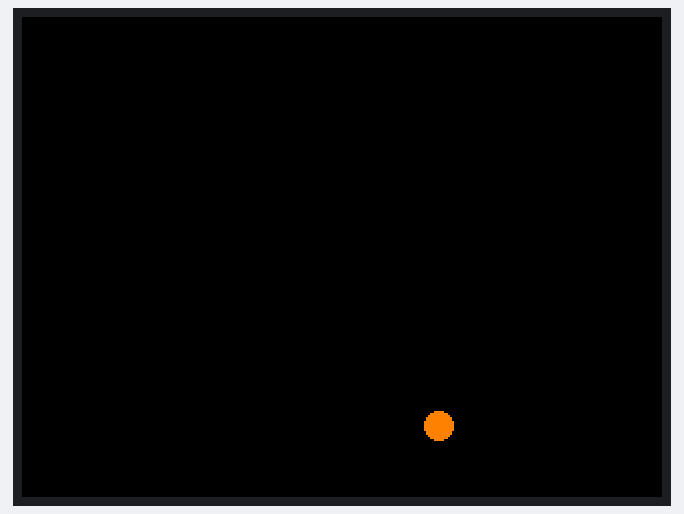
Bench run of a program on a simulated Raspberry Pi Pico running MicroPython. Parts: 320×240 colour display. Random numbers come from a fixed seed; the interpreter's speed is modelled, so counts of loop turns are approximate.

Above: at 0.45 s.
At 5.3 s:
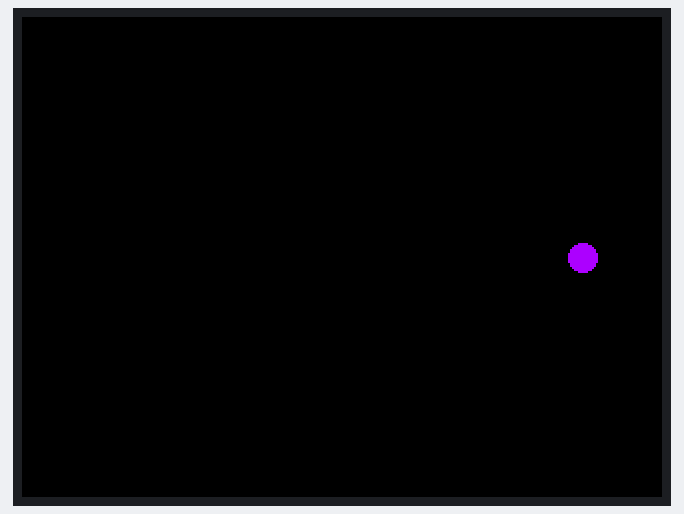
At 10.14 s:
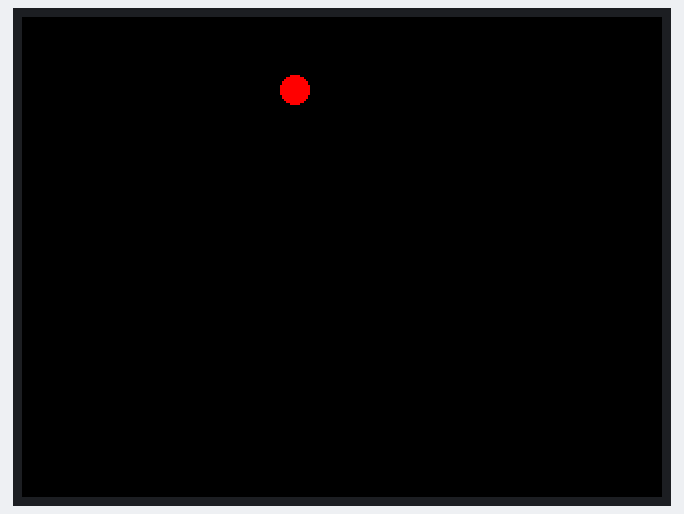
At 20.14 s:
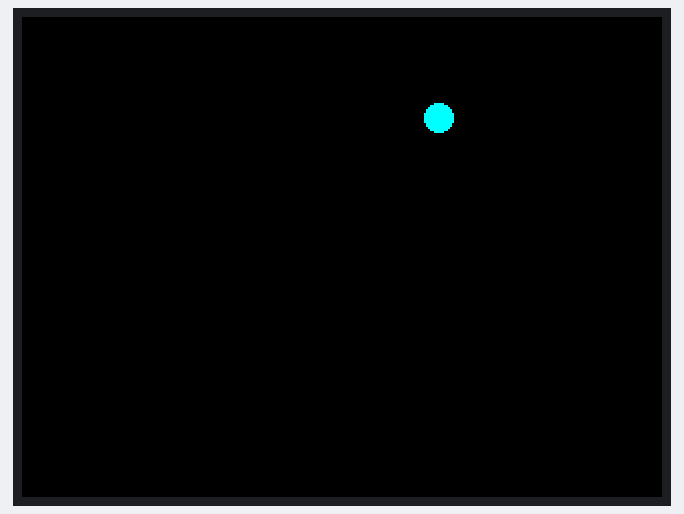
At 29.83 s:
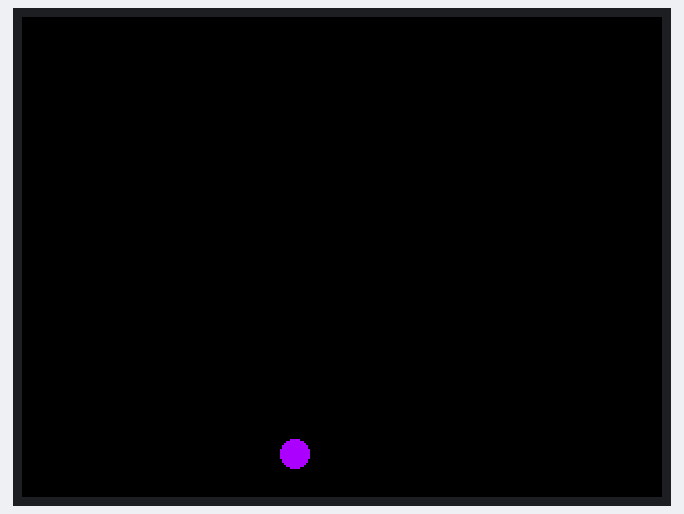
At 39.82 s:
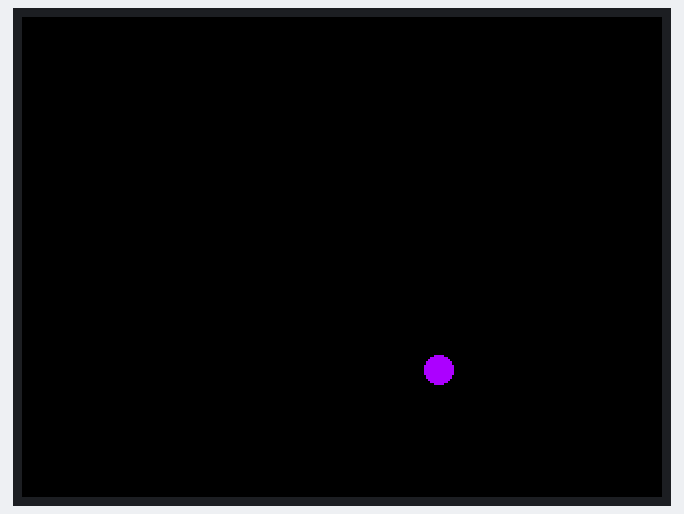

The program:

singleball.py
```python
from picographics import PicoGraphics, DISPLAY_PICO_DISPLAY_2, PEN_P4
import random

# Use P4 colour mode, we don't need more than 16 colours. Saves on RAM
display = PicoGraphics(display=DISPLAY_PICO_DISPLAY_2, pen_type=PEN_P4)
display.set_backlight(0.5)
w, h = display.get_bounds()

# Store the centre of the display X,Y
cWidth = w >> 1
cHeight = h >> 1

# RGB colours to be used
RED = display.create_pen(255,0,0)
ORANGE = display.create_pen(255,128,0)
YELLOW = display.create_pen(255,255,0)
GREEN = display.create_pen(0,255,0)
CYAN = display.create_pen(0,255,255)
BLUE = display.create_pen(0,0,255)
VIOLET = display.create_pen(170,0,255)
PINK = display.create_pen(255,0,170)
BLACK = display.create_pen(0,0,0)

colours = [RED, ORANGE, YELLOW, GREEN, CYAN, BLUE, VIOLET, PINK]

# Method to clear the screen
def clear():
    display.set_pen(BLACK)
    display.clear()

class Ball:
    def __init__(self, x, y, r, dx, dy, colour):
        self.x = x
        self.y = y
        self.r = r
        self.dx = dx
        self.dy = dy
        self.colour = colour

# Create a ball with random size, random X and Y speed, and random colour
ball = Ball(cWidth, cHeight, random.randint(5,15), random.randint(3,10),
    random.randint(3,10), random.randrange(0, len(colours)))

# If edge of ball radius touches an edge, should bounce
ballXMin = ball.r
ballXMax = w - ball.r
ballYMin = ball.r
ballYMax = h - ball.r

while True:
    clear()
    # If there's a collision on the X or Y axis, reverse the ball's
    # respective direction, and change its colour to another randomly
    if ball.x <= ballXMin or ball.x >= ballXMax:
        ball.dx *= -1
        ball.colour = random.randrange(0, len(colours))
    if ball.y <= ballYMin or ball.y >= ballYMax:
        ball.dy *= -1
        ball.colour = random.randrange(0, len(colours))
    ball.x += ball.dx
    ball.y += ball.dy

    display.set_pen(ball.colour)
    display.circle(ball.x, ball.y, ball.r)

    display.update()
```
